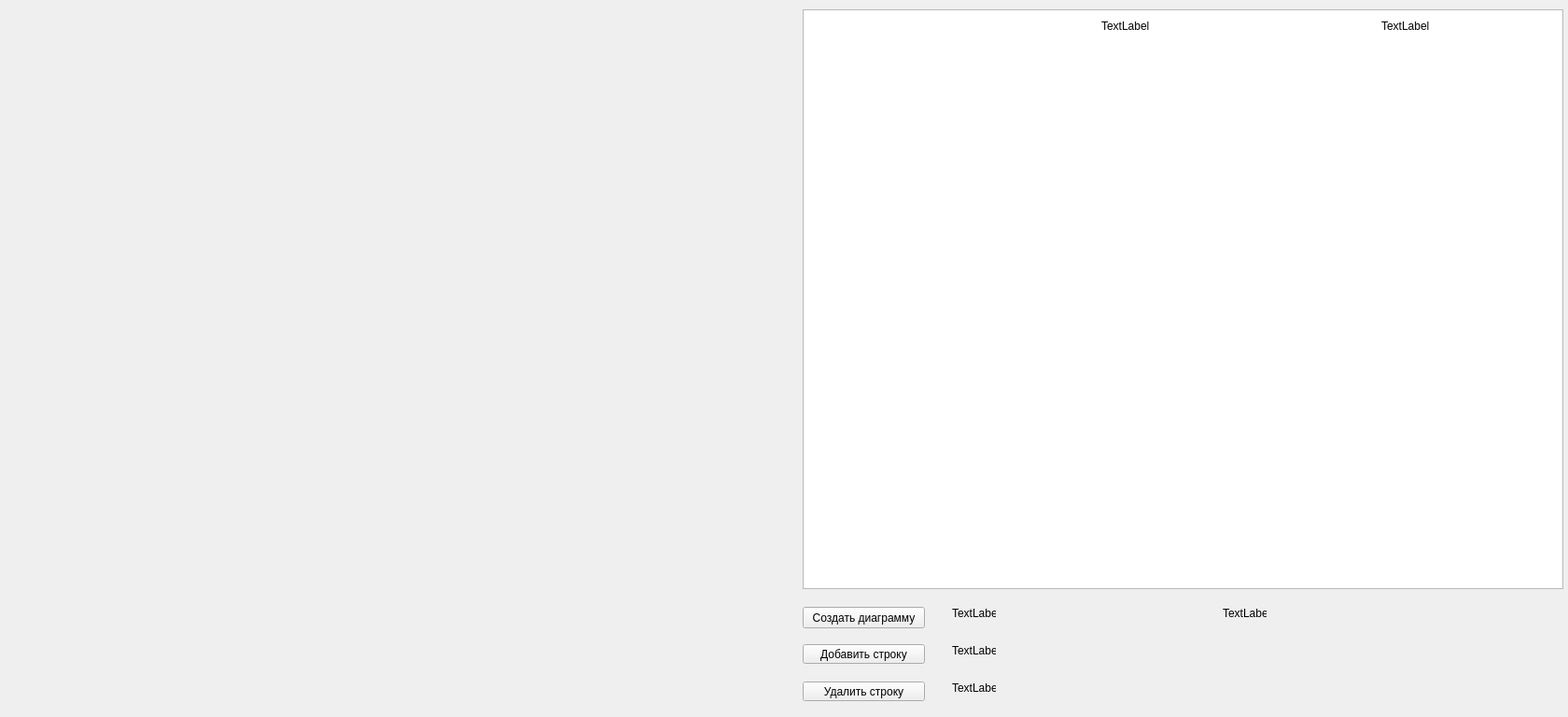
<?xml version="1.0" encoding="UTF-8"?>
<ui version="4.0">
 <class>Form</class>
 <widget class="QWidget" name="Form">
  <property name="geometry">
   <rect>
    <x>0</x>
    <y>0</y>
    <width>1680</width>
    <height>768</height>
   </rect>
  </property>
  <property name="windowTitle">
   <string>Диаграмма Ганта</string>
  </property>
  <widget class="QCustomPlot" name="customPlot" native="true">
   <property name="geometry">
    <rect>
     <x>0</x>
     <y>0</y>
     <width>851</width>
     <height>790</height>
    </rect>
   </property>
  </widget>
  <widget class="QTableWidget" name="tableWidget">
   <property name="geometry">
    <rect>
     <x>860</x>
     <y>10</y>
     <width>815</width>
     <height>621</height>
    </rect>
   </property>
  </widget>
  <widget class="QLabel" name="label">
   <property name="geometry">
    <rect>
     <x>1180</x>
     <y>20</y>
     <width>241</width>
     <height>16</height>
    </rect>
   </property>
   <property name="font">
    <font>
     <pointsize>9</pointsize>
    </font>
   </property>
   <property name="text">
    <string>TextLabel</string>
   </property>
  </widget>
  <widget class="QLabel" name="label_2">
   <property name="geometry">
    <rect>
     <x>1480</x>
     <y>20</y>
     <width>171</width>
     <height>16</height>
    </rect>
   </property>
   <property name="font">
    <font>
     <pointsize>9</pointsize>
    </font>
   </property>
   <property name="text">
    <string>TextLabel</string>
   </property>
  </widget>
  <widget class="QPushButton" name="makeGraph">
   <property name="geometry">
    <rect>
     <x>860</x>
     <y>650</y>
     <width>131</width>
     <height>23</height>
    </rect>
   </property>
   <property name="text">
    <string>Создать диаграмму</string>
   </property>
  </widget>
  <widget class="QLabel" name="label_3">
   <property name="geometry">
    <rect>
     <x>1020</x>
     <y>650</y>
     <width>47</width>
     <height>13</height>
    </rect>
   </property>
   <property name="text">
    <string>TextLabel</string>
   </property>
  </widget>
  <widget class="QLabel" name="label_4">
   <property name="geometry">
    <rect>
     <x>1020</x>
     <y>730</y>
     <width>47</width>
     <height>13</height>
    </rect>
   </property>
   <property name="text">
    <string>TextLabel</string>
   </property>
  </widget>
  <widget class="QLabel" name="label_5">
   <property name="geometry">
    <rect>
     <x>1020</x>
     <y>690</y>
     <width>47</width>
     <height>13</height>
    </rect>
   </property>
   <property name="text">
    <string>TextLabel</string>
   </property>
  </widget>
  <widget class="QLabel" name="label_6">
   <property name="geometry">
    <rect>
     <x>1310</x>
     <y>650</y>
     <width>47</width>
     <height>13</height>
    </rect>
   </property>
   <property name="text">
    <string>TextLabel</string>
   </property>
  </widget>
  <widget class="QPushButton" name="insertRow">
   <property name="geometry">
    <rect>
     <x>860</x>
     <y>690</y>
     <width>131</width>
     <height>21</height>
    </rect>
   </property>
   <property name="text">
    <string>Добавить строку</string>
   </property>
  </widget>
  <widget class="QPushButton" name="removeRow">
   <property name="geometry">
    <rect>
     <x>860</x>
     <y>730</y>
     <width>131</width>
     <height>21</height>
    </rect>
   </property>
   <property name="text">
    <string>Удалить строку</string>
   </property>
  </widget>
 </widget>
 <customwidgets>
  <customwidget>
   <class>QCustomPlot</class>
   <extends>QWidget</extends>
   <header>qcustomplot.h</header>
   <container>1</container>
  </customwidget>
 </customwidgets>
 <resources/>
 <connections/>
</ui>
